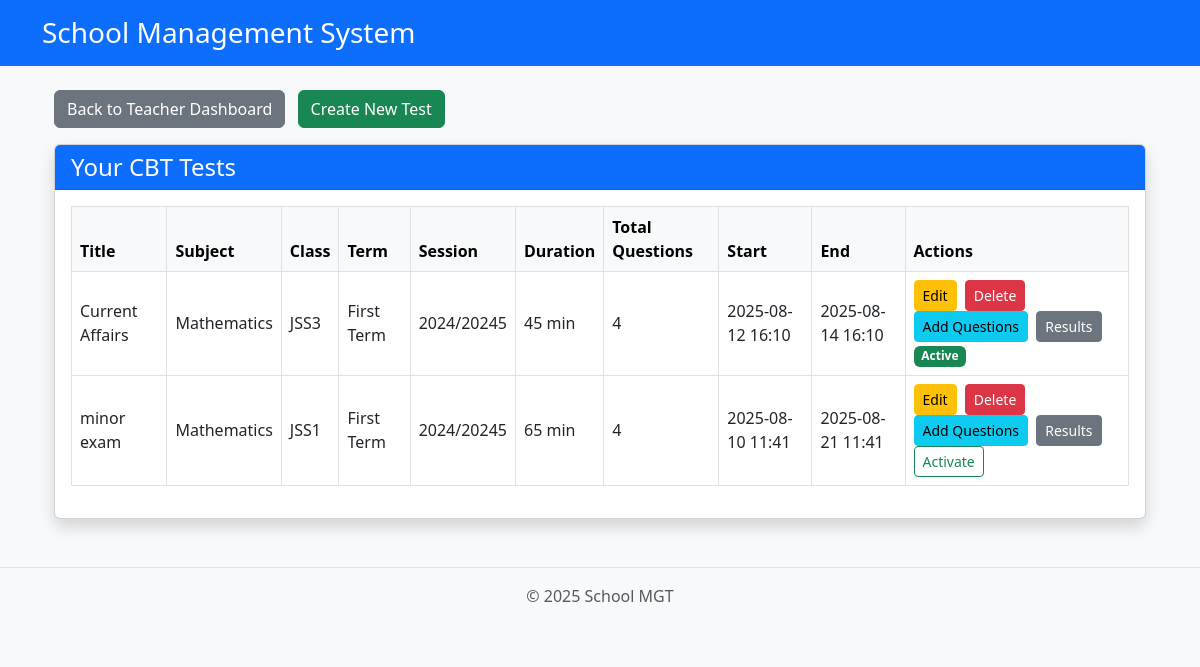
The app's page /teacher/cbt/manage/ (signed in), older data.
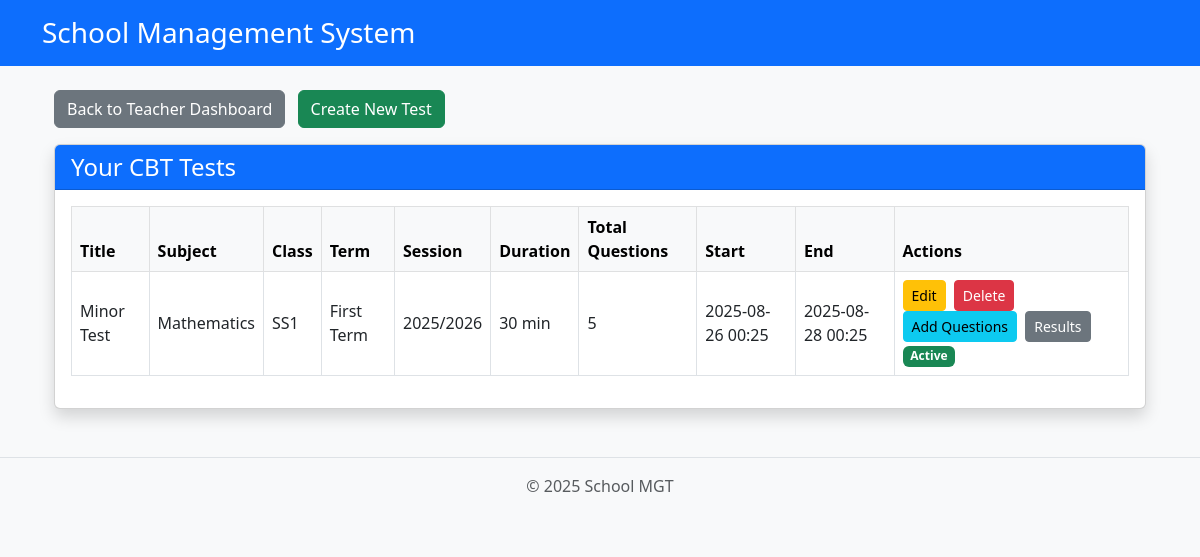
The same page, newer data.
### core/models.py (models this page shows, shortened)
class CBTTest(models.Model):
    teacher = models.ForeignKey(TeacherProfile, on_delete=models.CASCADE)
    title = models.CharField(max_length=200)
    subject = models.ForeignKey(Subject, on_delete=models.CASCADE)
    classroom = models.ForeignKey(ClassRoom, on_delete=models.CASCADE)
    term = models.CharField(max_length=20)
    session = models.CharField(max_length=20)
    duration_minutes = models.PositiveIntegerField()
    total_questions = models.PositiveIntegerField()
    start_time = models.DateTimeField()
    end_time = models.DateTimeField()
    created_at = models.DateTimeField(auto_now_add=True)
    is_active = models.BooleanField(default=False)

class Subject(models.Model):
    name = models.CharField(max_length=100)

class ClassRoom(models.Model):
    name = models.CharField(max_length=50, unique=True)

### core/views.py (the view)
# urls.py: path('teacher/cbt/manage/', views.manage_cbt_tests, name='manage_cbt_tests'),
@login_required
def manage_cbt_tests(request):
    try:
        teacher_profile = TeacherProfile.objects.get(user=request.user)
    except TeacherProfile.DoesNotExist:
        return HttpResponse("Teacher profile not found", status=404)
    tests = CBTTest.objects.filter(teacher=teacher_profile).order_by('-created_at')
    return render(request, 'teacher/manage_cbt_tests.html', {'tests': tests})

### core/templates/teacher/manage_cbt_tests.html (shortened to what this page needs)
{% extends "base.html" %}
{% block content %}
<div class="container mt-4">
    <div class="mb-3">
        <a href="{% url 'teacher_dashboard' %}" class="btn btn-secondary">
             Back to Teacher Dashboard
        </a>
        <a href="{% url 'create_cbt_test' %}" class="btn btn-success ms-2">
             Create New Test
        </a>
    </div>
    <div class="card shadow">
        <div class="card-header bg-primary text-white">
            <h4 class="mb-0">Your CBT Tests</h4>
        </div>
        <div class="card-body">
            {% if tests %}
                <div class="table-responsive">
                    <table class="table table-bordered table-hover align-middle">
                        <thead class="table-light">
                            <tr>
                                <th>Title</th>
                                <th>Subject</th>
                                <th>Class</th>
                                <th>Term</th>
                                <th>Session</th>
                                <th>Duration</th>
                                <th>Total Questions</th>
                                <th>Start</th>
                                <th>End</th>
                                <th>Actions</th>
                            </tr>
                        </thead>
                        <tbody>
                            {% for test in tests %}
                            <tr>
                                <td>{{ test.title }}</td>
                                <td>{{ test.subject.name }}</td>
                                <td>{{ test.classroom.name }}</td>
                                <td>{{ test.term }}</td>
                                <td>{{ test.session }}</td>
                                <td>{{ test.duration_minutes }} min</td>
                                <td>{{ test.total_questions }}</td>
                                <td>{{ test.start_time|date:"Y-m-d H:i" }}</td>
                                <td>{{ test.end_time|date:"Y-m-d H:i" }}</td>
                                <td>
                                    <a href="{% url 'edit_cbt_test' test.id %}" class="btn btn-sm btn-warning me-1">
                                         Edit
                                    </a>
                                    <a href="{% url 'delete_cbt_test' test.id %}" class="btn btn-sm btn-danger me-1">
                                         Delete
                                    </a>
                                    <a href="{% url 'add_cbt_question' test.id %}" class="btn btn-sm btn-info me-1">
                                         Add Questions
                                    </a>
                                    <a href="{% url 'teacher_cbt_results' test.id %}" class="btn btn-sm btn-secondary me-1">
                                         Results
                                    </a>
                                    {% if test.is_active %}
                                        <span class="badge bg-success">Active</span>
                                    {% else %}
                                        <a href="{% url 'activate_cbt_test' test.id %}" class="btn btn-sm btn-outline-success">
                                            Activate
                                        </a>
                                    {% endif %}
                                </td>
                            </tr>
                            {% endfor %}
                        </tbody>
                    </table>
                </div>
            {% else %}
                <div class="alert alert-info">
                    You haven't created any tests yet.
                </div>
            {% endif %}
        </div>
    </div>
</div>
{% endblock %}

Row changes from the older to the newer data that the page shows:
removed CBTTest: title "Current Affairs", subject.name "Mathematics", classroom.name "JSS3", term "First Term", session "2024/20245", duration_minutes "45", total_questions "4", start_time "2025-08-12 16:10", end_time "2025-08-14 16:10", is_active "Active"
removed CBTTest: title "minor exam", subject.name "Mathematics", classroom.name "JSS1", term "First Term", session "2024/20245", duration_minutes "65", total_questions "4", start_time "2025-08-10 11:41", end_time "2025-08-21 11:41", is_active "Activate"
added CBTTest: title "Minor Test", subject.name "Mathematics", classroom.name "SS1", term "First Term", session "2025/2026", duration_minutes "30", total_questions "5", start_time "2025-08-26 00:25", end_time "2025-08-28 00:25", is_active "Active"
